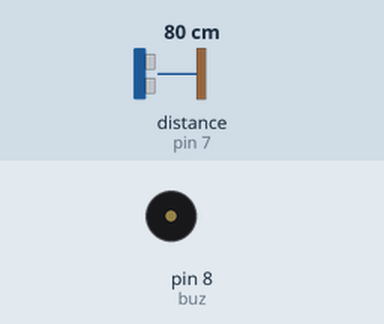
Recording of a sketch running on a simulated Arduino Uno, built with avr-gcc and run on an emulated ATmega328P. Shown: buzzer (waves = sounding, pin HIGH). Inputs (shaded band) come from the test bench; at power-on: distance to the obstacle (sensor on pin 7) 80 cm.

Above: at 1.2 s.
1.3 s: distance to the obstacle (sensor on pin 7) set to 18 cm
2.8 s: distance to the obstacle (sensor on pin 7) set to 14 cm
At 3.0 s:
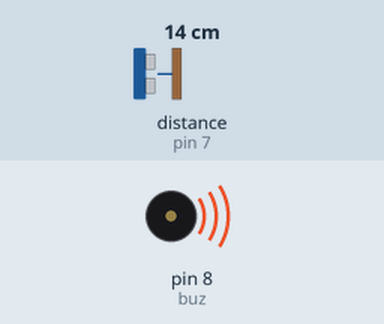
5.8 s: distance to the obstacle (sensor on pin 7) set to 35 cm
At 6.8 s:
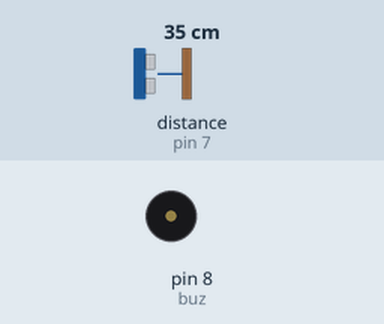
7.3 s: distance to the obstacle (sensor on pin 7) set to 2 cm
At 7.62 s:
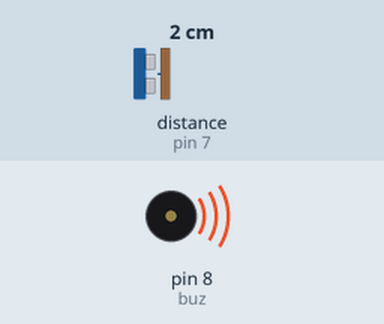
Timing chart, 0 to 11.3 s (numbered marks = the images above; inputs shaded):
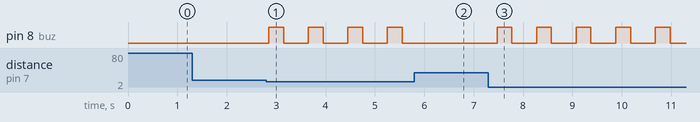

The sketch:

ultrasonicTest.ino
```cpp
#include <Ultrasonic.h>
Ultrasonic us(6,7);
int rangeCm=0;
int buz=8;

void setup()
{
    Serial.begin(9600);
    pinMode(buz,OUTPUT);
}

void loop()
{
    rangeCm=us.Ranging(CM);
    if(rangeCm<=15){

      digitalWrite(buz,HIGH);
      delay(300);
      digitalWrite(buz,LOW);
      delay(300);

    }
    else{
      digitalWrite(buz,LOW);
      }
    delay(200);
}
```

Measured:
- the behaviour switches between 16 and 15 cm on distance to the obstacle (sensor on pin 7) (found by bisection; images 0 and 1)
- after the input at 1.3 s, every drawn part: stays the same
- after the input at 2.8 s, pin 8 (buz): alternates HIGH for 0.30 s and LOW for 0.50 s, starting after 0.05 s
- after the input at 5.8 s, pin 8 (buz): stops changing and stays LOW
- after the input at 7.3 s, pin 8 (buz): alternates HIGH for 0.30 s and LOW for 0.50 s, starting after 0.17 s
